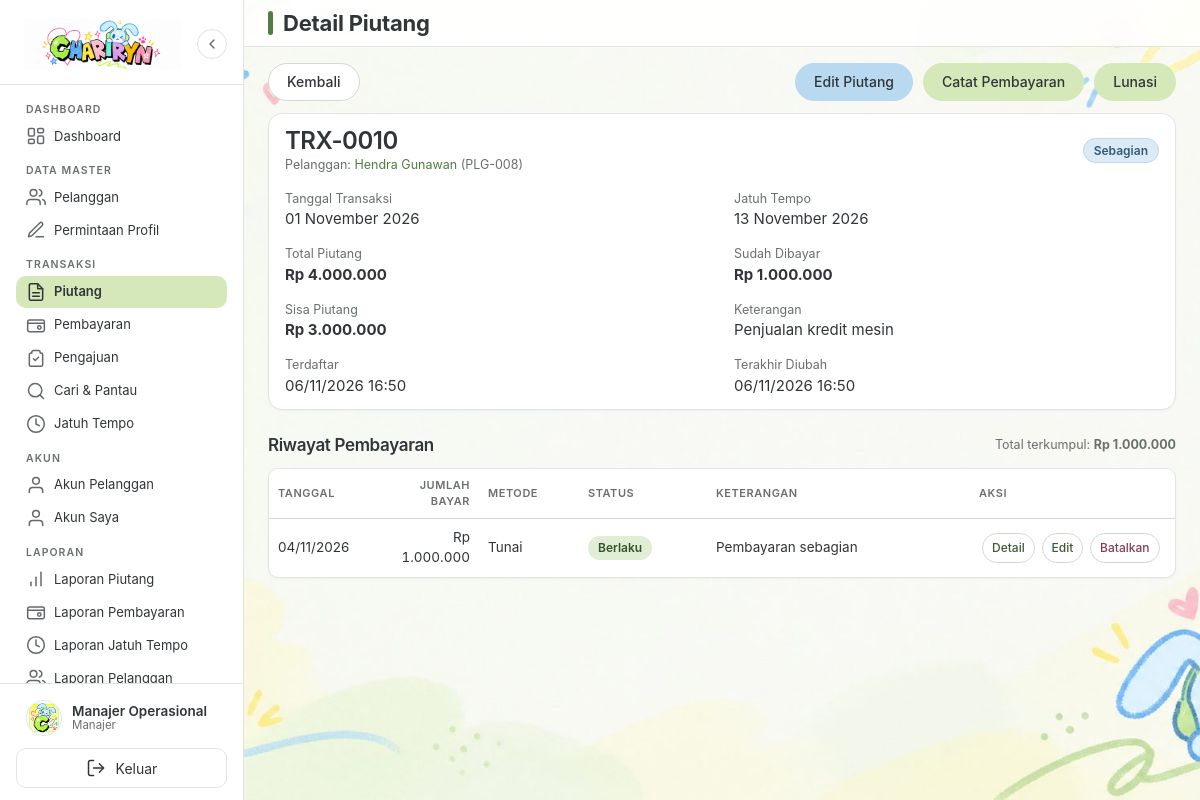
Page /piutang/detail.php?id=10 (signed in) on the committed database.
### tables this page shows
CREATE TABLE IF NOT EXISTS users (
    id_user INT UNSIGNED NOT NULL AUTO_INCREMENT,
    id_pelanggan INT UNSIGNED NULL,
    username VARCHAR(50) NOT NULL,
    password VARCHAR(255) NOT NULL,
    nama VARCHAR(100) NOT NULL,
    role ENUM('pemilik', 'manajer', 'pelanggan') NOT NULL DEFAULT 'manajer',
    status ENUM('belum aktif', 'aktif', 'nonaktif') NOT NULL DEFAULT 'belum aktif',
    token_aktivasi VARCHAR(64) NULL,
    token_aktivasi_berakhir DATETIME NULL,
    created_at DATETIME NOT NULL DEFAULT CURRENT_TIMESTAMP,
    updated_at DATETIME NOT NULL DEFAULT CURRENT_TIMESTAMP ON UPDATE CURRENT_TIMESTAMP,
    PRIMARY KEY (id_user),
    UNIQUE KEY uq_users_username (username),
    UNIQUE KEY uq_users_pelanggan (id_pelanggan),
    KEY idx_users_role_status (role, status),
    CONSTRAINT fk_users_pelanggan
        FOREIGN KEY (id_pelanggan) REFERENCES pelanggan (id_pelanggan)
        ON DELETE CASCADE ON UPDATE CASCADE
);

CREATE TABLE IF NOT EXISTS piutang (
    id_piutang INT UNSIGNED NOT NULL AUTO_INCREMENT,
    id_pelanggan INT UNSIGNED NOT NULL,
    no_transaksi VARCHAR(30) NOT NULL,
    tanggal_transaksi DATE NOT NULL,
    total_piutang DECIMAL(15,2) NOT NULL,
    jumlah_dibayar DECIMAL(15,2) NOT NULL DEFAULT 0.00,
    sisa_piutang DECIMAL(15,2) NOT NULL,
    jatuh_tempo DATE NOT NULL,
    status ENUM('Belum Lunas', 'Sebagian', 'Lunas', 'Jatuh Tempo') NOT NULL DEFAULT 'Belum Lunas',
    keterangan TEXT NULL,
    created_at DATETIME NOT NULL DEFAULT CURRENT_TIMESTAMP,
    updated_at DATETIME NOT NULL DEFAULT CURRENT_TIMESTAMP ON UPDATE CURRENT_TIMESTAMP,
    PRIMARY KEY (id_piutang),
    UNIQUE KEY uq_piutang_no_transaksi (no_transaksi),
    KEY idx_piutang_pelanggan (id_pelanggan),
    KEY idx_piutang_tanggal (tanggal_transaksi),
    KEY idx_piutang_jatuh_tempo (jatuh_tempo),
    KEY idx_piutang_status (status),
    KEY idx_piutang_status_tempo (status, jatuh_tempo),
    CONSTRAINT fk_piutang_pelanggan
        FOREIGN KEY (id_pelanggan) REFERENCES pelanggan (id_pelanggan)
        ON DELETE RESTRICT ON UPDATE CASCADE
);

CREATE TABLE IF NOT EXISTS pelanggan (
    id_pelanggan INT UNSIGNED NOT NULL AUTO_INCREMENT,
    kode_pelanggan VARCHAR(20) NOT NULL,
    nama_pelanggan VARCHAR(100) NOT NULL,
    alamat TEXT NULL,
    no_hp VARCHAR(20) NULL,
    email VARCHAR(100) NULL,
    status ENUM('aktif', 'nonaktif') NOT NULL DEFAULT 'aktif',
    created_at DATETIME NOT NULL DEFAULT CURRENT_TIMESTAMP,
    updated_at DATETIME NOT NULL DEFAULT CURRENT_TIMESTAMP ON UPDATE CURRENT_TIMESTAMP,
    PRIMARY KEY (id_pelanggan),
    UNIQUE KEY uq_pelanggan_kode (kode_pelanggan),
    KEY idx_pelanggan_nama (nama_pelanggan),
    KEY idx_pelanggan_status (status)
);

CREATE TABLE IF NOT EXISTS pembayaran (
    id_pembayaran INT UNSIGNED NOT NULL AUTO_INCREMENT,
    id_piutang INT UNSIGNED NOT NULL,
    tanggal_pembayaran DATE NOT NULL,
    jumlah_bayar DECIMAL(15,2) NOT NULL,
    metode_pembayaran ENUM('Tunai', 'Transfer', 'E-Wallet') NOT NULL,
    keterangan TEXT NULL,
    status ENUM('berlaku', 'dibatalkan') NOT NULL DEFAULT 'berlaku',
    alasan_pembatalan TEXT NULL,
    dibatalkan_at DATETIME NULL,
    created_at DATETIME NOT NULL DEFAULT CURRENT_TIMESTAMP,
    updated_at DATETIME NOT NULL DEFAULT CURRENT_TIMESTAMP ON UPDATE CURRENT_TIMESTAMP,
    PRIMARY KEY (id_pembayaran),
    KEY idx_pembayaran_piutang (id_piutang),
    KEY idx_pembayaran_tanggal (tanggal_pembayaran),
    KEY idx_pembayaran_status (status),
    CONSTRAINT fk_pembayaran_piutang
        FOREIGN KEY (id_piutang) REFERENCES piutang (id_piutang)
        ON DELETE RESTRICT ON UPDATE CASCADE
);

### piutang/detail.php (the view, shortened to what the rows shown need)
<?php
requireManajer();
$id = ambilIdDariGet();
$pdo = koneksiDatabase();
$piutang = PiutangService::ambil($pdo, $id);
require_once BASE_PATH . '/includes/kepala.php';
$daftarPembayaran = PembayaranService::ambilPerPiutang($pdo, $id);
?>
<div class="tengah-detail">
<section class="kartu mb-lg" aria-label="Informasi piutang">
    <div class="kartu-judul">
        <div>
            <h2 style="font-size:24px;"><?= e($piutang['no_transaksi']) ?></h2>
            <p class="teks-kecil">Pelanggan: <a href="<?= BASE_URL ?>pelanggan/detail.php?id=<?= (int) $piutang['id_pelanggan'] ?>" data-modal data-judul="Detail <?= e($piutang['nama_pelanggan']) ?>"><?= e($piutang['nama_pelanggan']) ?></a> (<?= e($piutang['kode_pelanggan']) ?>)</p>
        </div>
        <?= badgeStatus((string) $piutang['status']) ?>
    </div>
    <div class="form-grid" style="margin:0;">
        <div><span class="teks-kecil">Tanggal Transaksi</span><p><?= e(formatTanggalIndonesia((string) $piutang['tanggal_transaksi'], true)) ?></p></div>
        <div><span class="teks-kecil">Jatuh Tempo</span><p><?= e(formatTanggalIndonesia((string) $piutang['jatuh_tempo'], true)) ?></p></div>
        <div><span class="teks-kecil">Total Piutang</span><p><strong><?= e(formatRupiah($piutang['total_piutang'])) ?></strong></p></div>
        <div><span class="teks-kecil">Sudah Dibayar</span><p><strong><?= e(formatRupiah($piutang['jumlah_dibayar'])) ?></strong></p></div>
        <div><span class="teks-kecil">Sisa Piutang</span><p><strong><?= e(formatRupiah($piutang['sisa_piutang'])) ?></strong></p></div>
        <div><span class="teks-kecil">Keterangan</span><p><?= e($piutang['keterangan'] ?? '-') ?></p></div>
        <div><span class="teks-kecil">Terdaftar</span><p><?= e(formatTanggalWaktuIndonesia((string) $piutang['created_at'])) ?></p></div>
        <div><span class="teks-kecil">Terakhir Diubah</span><p><?= e(formatTanggalWaktuIndonesia((string) $piutang['updated_at'])) ?></p></div>
    </div>
</section>
<section aria-label="Riwayat pembayaran piutang">
    <div class="table-wrapper">
        <table class="tabel">
            <thead>
                <tr>
                    <th class="col-tanggal">Tanggal</th>
                    <th class="angka col-angka">Jumlah Bayar</th>
                    <th class="col-metode">Metode</th>
                    <th class="col-status">Status</th>
                    <th class="col-keterangan">Keterangan</th>
                    <th class="tabel-aksi col-aksi">Aksi</th>
                </tr>
            </thead>
            <tbody>
                <?php if ($daftarPembayaran === []): ?>
                    <tr><td colspan="6" class="tabel-baris-kosong">Belum ada pembayaran untuk piutang ini.</td></tr>
                <?php else: ?>
                    <?php foreach ($daftarPembayaran as $baris): ?>
                        <tr>
                            <td><?= e(formatTanggalIndonesia((string) $baris['tanggal_pembayaran'])) ?></td>
                            <td class="angka"><?= e(formatRupiah($baris['jumlah_bayar'])) ?></td>
                            <td><?= e($baris['metode_pembayaran']) ?></td>
                            <td>
                                <?php if ((string) $baris['status'] === 'berlaku'): ?>
                                    <span class="badge badge-lunas">Berlaku</span>
                                <?php else: ?>
                                    <span class="badge badge-jatuh-tempo">Dibatalkan</span>
                                <?php endif; ?>
                            </td>
                            <td><?= e($baris['keterangan'] ?? '-') ?></td>
                            <td class="tabel-aksi">
                                <a href="<?= BASE_URL ?>pembayaran/detail.php?id=<?= (int) $baris['id_pembayaran'] ?>" data-modal data-judul="Detail Pembayaran">Detail</a>
                                <?php if ((string) $baris['status'] === 'berlaku'): ?>
                                    <a href="<?= BASE_URL ?>pembayaran/edit.php?id=<?= (int) $baris['id_pembayaran'] ?>" data-modal data-judul="Edit Pembayaran">Edit</a>
                                    <a class="hapus" href="<?= BASE_URL ?>pembayaran/batal.php?id=<?= (int) $baris['id_pembayaran'] ?>" data-modal data-judul="Batalkan Pembayaran">Batalkan</a>
                                <?php endif; ?>
                            </td>
                        </tr>
                    <?php endforeach; ?>
                <?php endif; ?>
            </tbody>
        </table>
    </div>
</section>
</div>
<?php require_once BASE_PATH . '/includes/footer.php'; ?>

### includes/sidebar.php (shortened to what the rows shown need)
<?php
$peran_sidebar = roleUser();
?>
<aside class="sidebar" id="sidebar">
<?php
$nama_profil = (string) (userSaatIni()['nama'] ?? 'Pengguna');
$label_role_profil = labelRole($peran_sidebar);
?>
    <div class="sidebar-kaki">
        <div class="profil-ringkas">
            <div class="profil-info">
                <span class="nama-user"><?= e($nama_profil) ?></span>
                <span class="role-user"><?= e($label_role_profil) ?></span>
            </div>
        </div>
    </div>
</aside>

### helpers/piutang.php (shortened to what the rows shown need)
<?php
function badgeStatus(string $status): string
{
    $kelas = match ($status) {
        'Lunas' => 'badge-lunas',
        'Sebagian' => 'badge-sebagian',
        'Jatuh Tempo' => 'badge-jatuh-tempo',
        default => 'badge-belum-lunas',
    };
    return '<span class="badge ' . $kelas . '">' . e($status) . '</span>';
}

### rows in the picture
users: nama "Manajer Operasional"
piutang: no_transaksi "TRX-0010", id_pelanggan.nama_pelanggan "Hendra Gunawan", id_pelanggan.kode_pelanggan "PLG-008", status "Sebagian", tanggal_transaksi "01 November 2026", jatuh_tempo "13 November 2026", total_piutang "Rp 4.000.000", jumlah_dibayar "Rp 1.000.000", sisa_piutang "Rp 3.000.000", keterangan "Penjualan kredit mesin", created_at "06/11/2026 16:50", updated_at "06/11/2026 16:50"
pembayaran: tanggal_pembayaran "04/11/2026", jumlah_bayar "Rp 1.000.000", metode_pembayaran "Tunai", status "Berlaku", keterangan "Pembayaran sebagian"

### other values in the picture
$label "Dashboard Pelanggan Permintaan Profil Piutang Pembayaran Pengajuan Cari & Pantau Jatuh Tempo Akun Pelanggan Akun Saya Laporan Piutang Laporan Pembayaran Laporan Jatuh Tempo Laporan Pelanggan"
$label_role_profil "Manajer"
$judul_halaman "Detail Piutang"
formatRupiah($totalPembayaran) "Rp 1.000.000"
